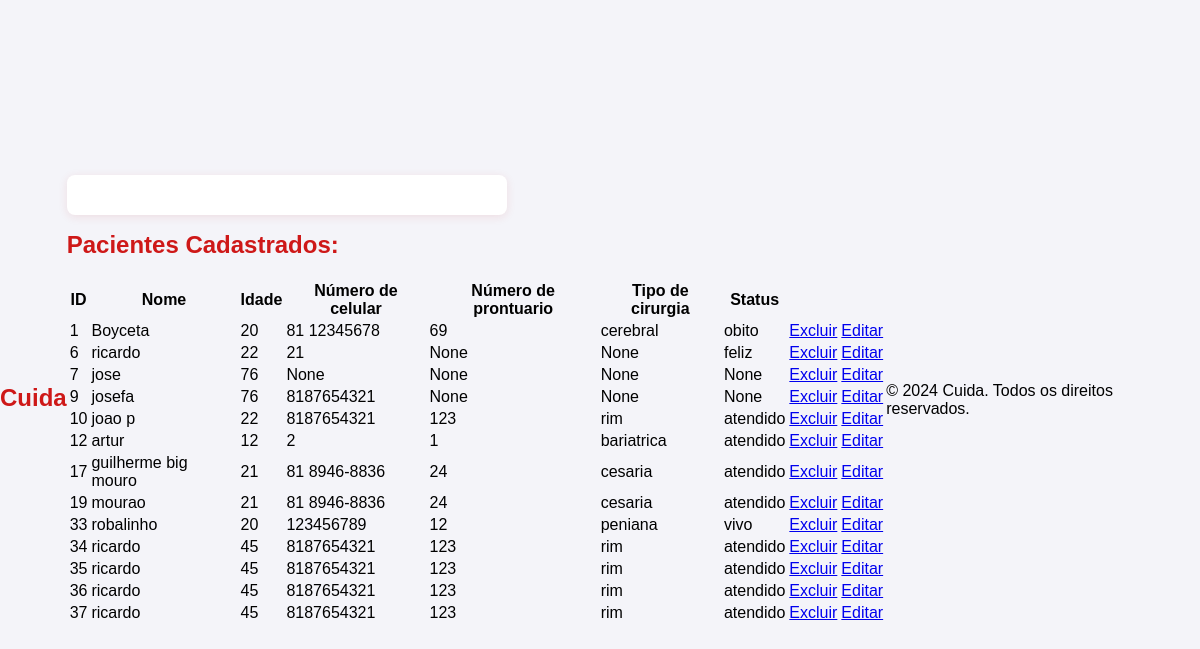
/editar/, run on an earlier commit of the app's database.
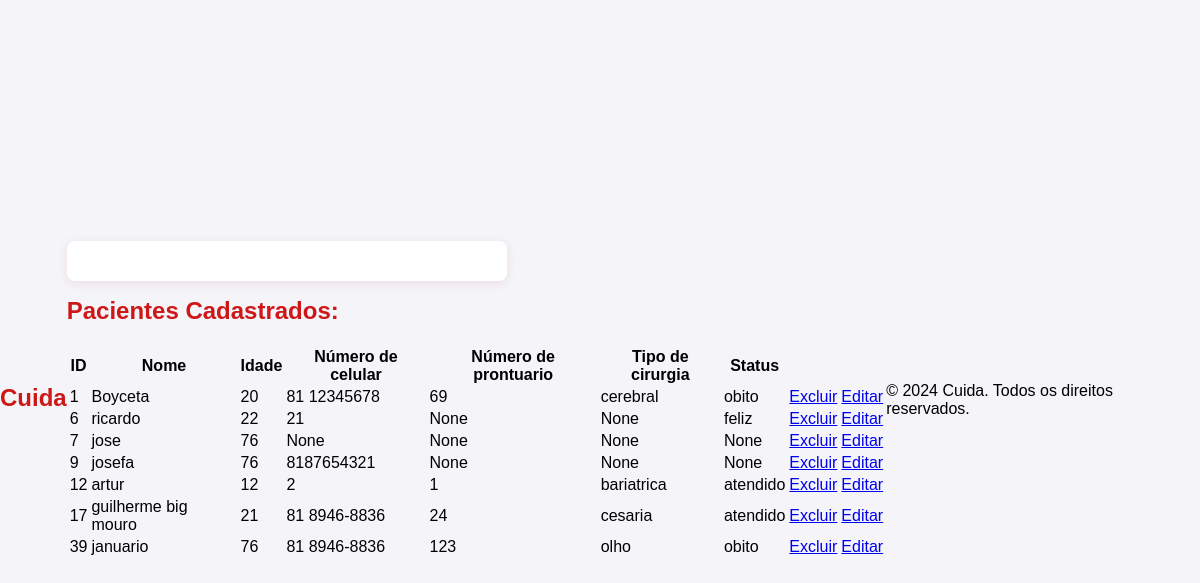
And on a later commit of the database.
### app_cuida/models.py (models this page shows, shortened)
class Paciente(models.Model):
    id_paciente = models.AutoField(primary_key=True)
    nome = models.CharField(max_length=25, null=True, blank=True)
    idade = models.IntegerField(null=True, blank=True)
    numero_celular = models.CharField(max_length=15, null=True, blank=True)
    numero_prontuario = models.CharField(max_length=15, null=True, blank=True)
    tipo_cirurgia = models.CharField(max_length=15, null=True, blank=True)
    status = models.CharField(max_length=15, null=True, blank=True)

### app_cuida/views.py (the view)
# urls.py: path('editar/',views.edit, name='editar_pacientes'),
def edit(request):
    pacientes = Paciente.objects.all()
    context = {
            'pacientes' : pacientes,
        }
    return render(request, 'cadastro/editar.html', context)

### app_cuida/templates/cadastro/editar.html (shortened to what this page needs)
{% extends 'base.html' %}
{% block content %}
<div class="container"></div>
<h1>Pacientes Cadastrados:</h1>
    <table class=" table table-bordered table-striped">
        <tr>
            <th>ID</th>
            <th>Nome</th>
            <th>Idade</th>
            <th>Número de celular</th>
            <th>Número de prontuario</th>
            <th>Tipo de cirurgia</th>
            <th>Status</th>
        </tr>
        {% for paciente in pacientes %}
        <tr>
            <td>{{paciente.id_paciente}}</td>
            <td>{{paciente.nome}}</td>
            <td>{{paciente.idade}}</td>
            <td>{{paciente.numero_celular}}</td>
            <td>{{paciente.numero_prontuario}}</td>
            <td>{{paciente.tipo_cirurgia}}</td>
            <td>{{paciente.status}}</td>
            <td>
                <a href="{% url 'delete_paciente' paciente.id_paciente %}">Excluir</a>
            </td>
            <td> <a href="{% url 'update_paciente' paciente.id_paciente %}">Editar</a></td>
        </tr>
        {% endfor %}
    </table>
{% endblock %}

What changed in the data, as far as the page shows it:
removed Paciente: id_paciente "10", nome "joao p", idade "22", numero_celular "8187654321", numero_prontuario "123", tipo_cirurgia "rim", status "atendido"
removed Paciente: id_paciente "19", nome "mourao", idade "21", numero_celular "81 8946-8836", numero_prontuario "24", tipo_cirurgia "cesaria", status "atendido"
removed Paciente: id_paciente "33", nome "robalinho", idade "20", numero_celular "123456789", numero_prontuario "12", tipo_cirurgia "peniana", status "vivo"
removed Paciente: id_paciente "34", nome "ricardo", idade "45", numero_celular "8187654321", numero_prontuario "123", tipo_cirurgia "rim", status "atendido"
removed Paciente: id_paciente "35", nome "ricardo", idade "45", numero_celular "8187654321", numero_prontuario "123", tipo_cirurgia "rim", status "atendido"
removed Paciente: id_paciente "36", nome "ricardo", idade "45", numero_celular "8187654321", numero_prontuario "123", tipo_cirurgia "rim", status "atendido"
removed Paciente: id_paciente "37", nome "ricardo", idade "45", numero_celular "8187654321", numero_prontuario "123", tipo_cirurgia "rim", status "atendido"
added Paciente: id_paciente "39", nome "januario", idade "76", numero_celular "81 8946-8836", numero_prontuario "123", tipo_cirurgia "olho", status "obito"
